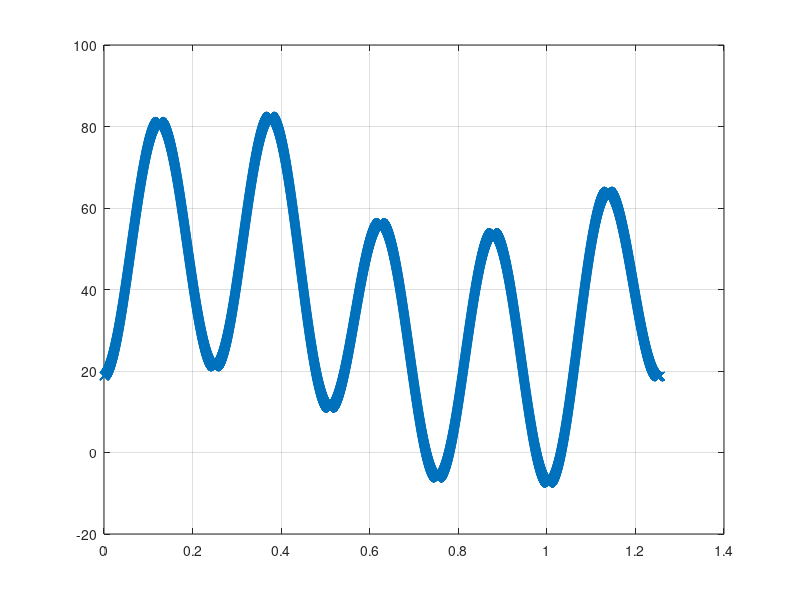

This figure's MATLAB source: (Note: this script raises an error after producing the figure.)
clear all
close all
clc

%test for modal coefficients

OMEGA= 5;
T = 2*pi/OMEGA;
t= (0:0.0001:T);
% wave_1 = sin(OMEGA.*t) + 0.5*sin(2.*OMEGA.*t) + 0.25* sin(3*OMEGA.*t);

wave_1 = 5 + sin(OMEGA.*t) + 0.5 * cos(3*OMEGA.*t)- 4 * exp(1i*5*OMEGA.*t);
wave_1 = cos(OMEGA.*t) + wave_1;
wave_1 = wave_1 + 4.*wave_1 + 5*sin (OMEGA.*t);
wave_1 = wave_1 + wave_1/2;

plot(t,wave_1,'x-')
hold on
grid on

NH = 6;
complex_coeffs = complex_coeff (T,wave_1,NH,t);
nh=(-NH:NH);

for i=1:length(complex_coeffs)
    app_vect(i,:) = complex_coeffs(i)*exp(1i*nh(i)*OMEGA*t);
end

wave_1_app=sum(app_vect,1);

plot(t,wave_1_app,'-','color','r')


